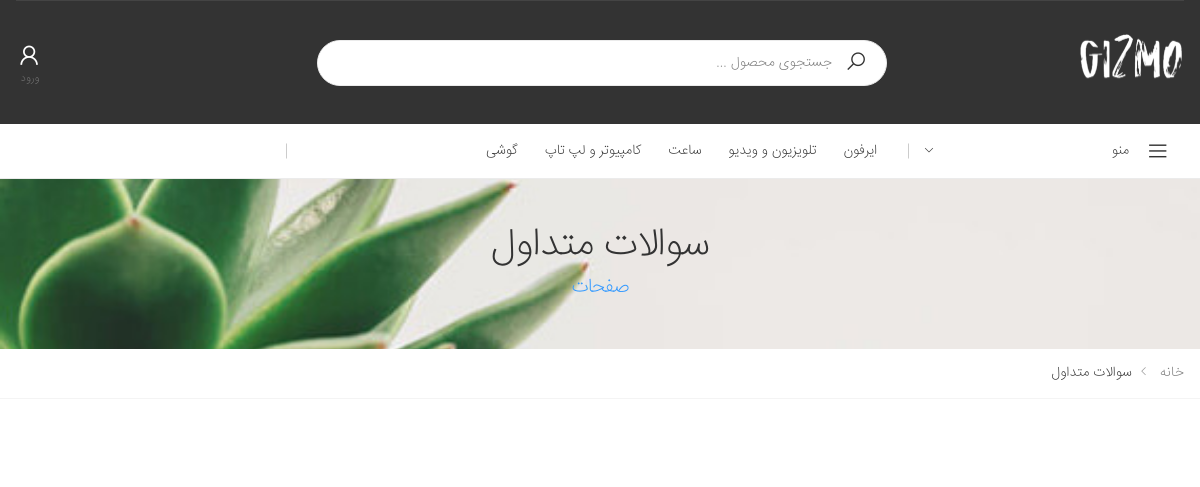
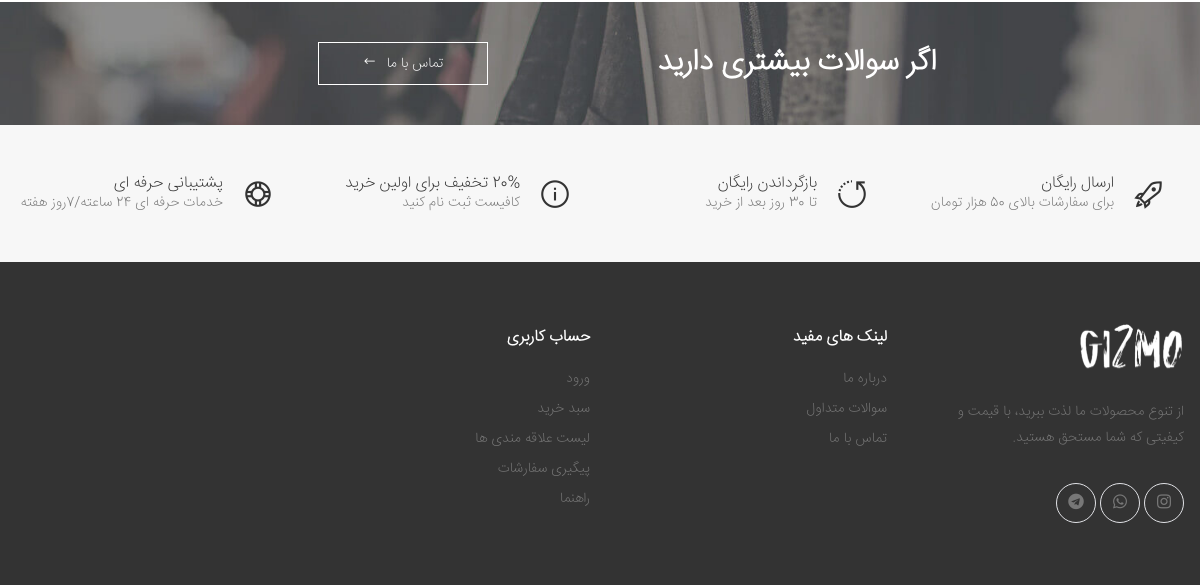
Before: /FAQ/ with the older database file (2 pictures, top to bottom).
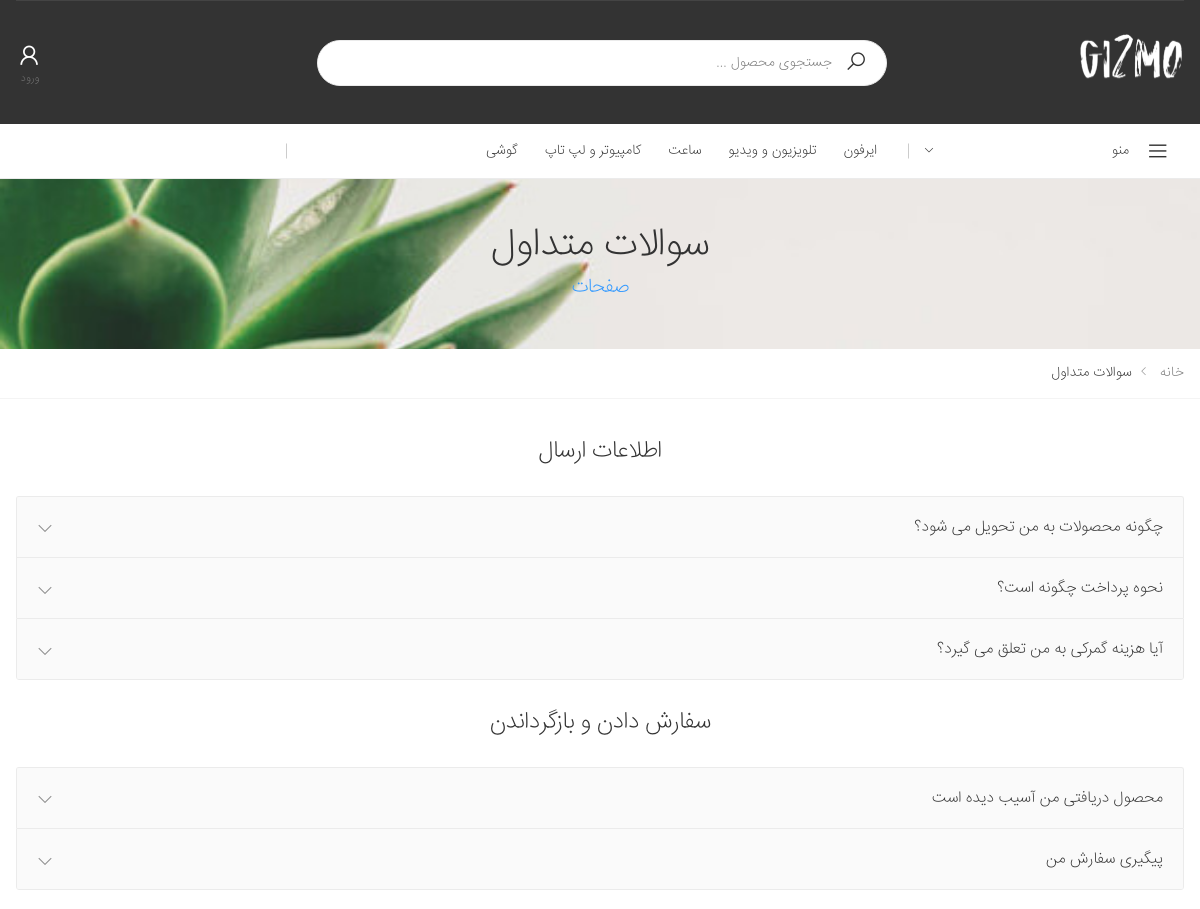
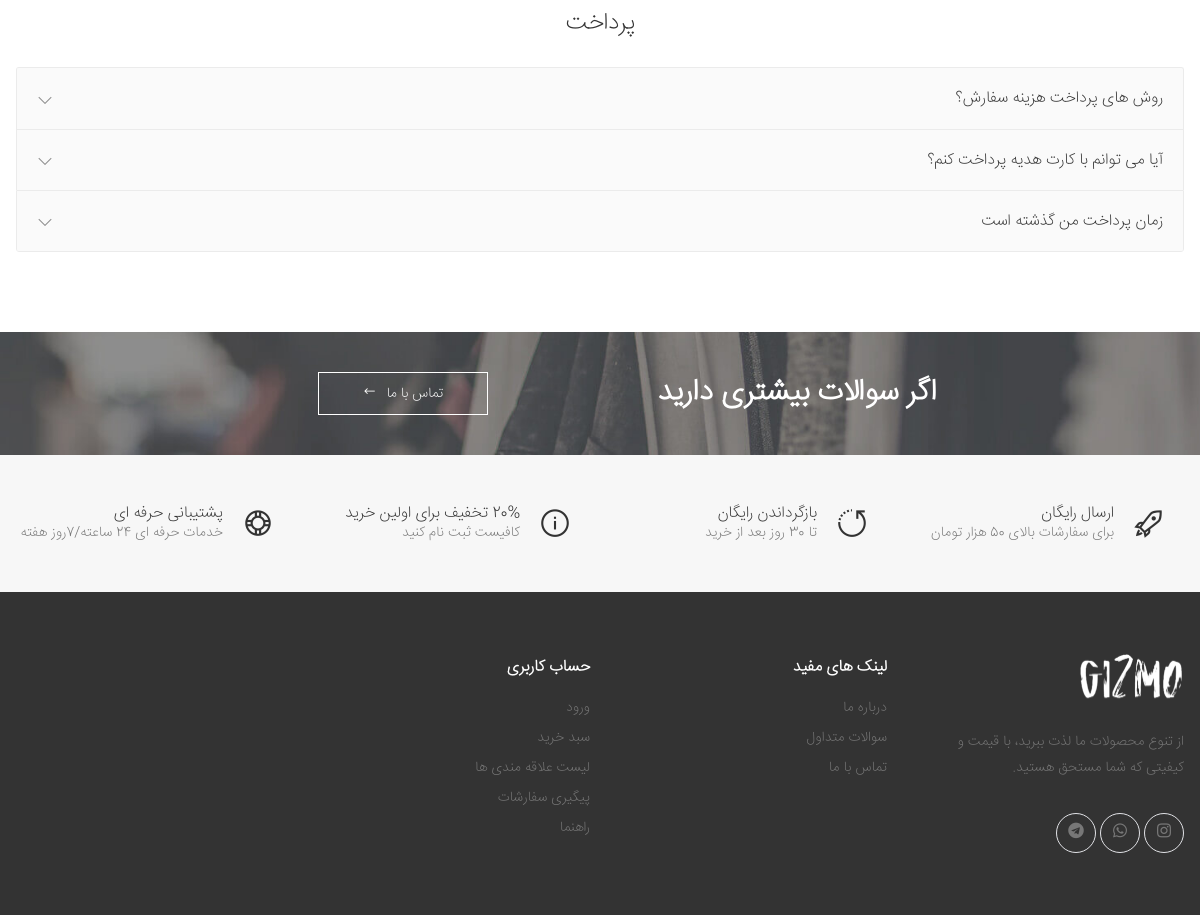
After: the same page with the newer database file (2 pictures, top to bottom).
### stuff/models.py (models this page shows, shortened)
class Category(models.Model):
    sub_category = models.ForeignKey('self',on_delete=models.CASCADE, related_name='scategory',null=True,blank=True)
    is_sub = models.BooleanField(default=False)
    name = models.CharField(max_length=200)
    slug = models.SlugField(max_length=200,unique=True)
    class Meta:
        ordering = ('name',)
        verbose_name = 'category'
        verbose_name_plural = 'categories'
    def get_absolute_url(self):
        return reverse('stuff:category_detail',args=[self.id,1])

### facades/models.py (models this page shows, shortened)
class FAQGroup(models.Model):
    bigTitle = models.CharField(max_length=100)

class FAQ(models.Model):
    group = models.ForeignKey(FAQGroup,on_delete=models.CASCADE,related_name="faqs")
    question = models.CharField(max_length=100)
    answer = models.TextField()

### facades/views.py (the view)
# urls.py: path('FAQ/',FAQ,name="FAQ"),
def FAQ(request):
    print("--------------------------")
    discounted = Product.objects.filter(available=True,discounted=True)
    news = Product.objects.filter(available=True)
    news_list = [s.id for s in news if s.is_new][0:8]
    news = news.filter(id__in=news_list)
    Categories = Category.objects.filter(is_sub=False)[0:4]
    allCategories = Category.objects.filter(is_sub=False)
    wishlistAmount = 0
    if(request.user.is_authenticated):
        wishlistAmount = request.user.wishlist.all().count()
    covers = Cover.objects.all()
    form = UserLoginForm
    cart = Cart(request)
    CartAmount = cart.get_count()
    FAQG = FAQGroup.objects.all()
    return render(request,'facades/FAQ.html',{'products':news,'productsOfDiscount':discounted,'Categories' : Categories,
    'allCategories': allCategories,'wishlistAmount':wishlistAmount,'cart':cart,'covers':covers,'form':form,"FAQG" : FAQG})

### cart/cart.py (called while the page is built)
    def get_count(self):
        return sum(1 for item in self.cart.values())

### stuff/models.py (called while the page is built)
    @property
    def is_new(self):
        return True if(timezone.now().day - self.updated.day <= 15) else False

### facades/templates/facades/FAQ.html
{% extends 'facades/base.html' %}
{% load static %}
{% block css %}
{% include 'facades/parts/css.html' %}
{% endblock %}
{% block main %}
        <main class="main">
            {% include 'facades/faqParts/banner.html' %}
            {% include 'facades/faqParts/Questions.html' %}
            {% include 'facades/faqParts/fullWidthBanner.html' %}
        </main>
{% endblock %}

### facades/templates/facades/base.html (shortened to what this page needs)
{% load static %}
<!DOCTYPE html>
<html lang="en" dir="rtl">
<head>
    <link rel="stylesheet" href="{% static 'facades/css/bootstrap.min.css' %}">
    <link rel="stylesheet" href="{% static 'facades/css/bootstrap-rtl.min.css' %}">
    <link rel="stylesheet" href="{% static 'facades/css/plugins/owl-carousel/owl.carousel.css' %}">
    <link rel="stylesheet" href="{% static 'facades/css/plugins/magnific-popup/magnific-popup.css' %}">
    {% block css %}{% endblock %}
</head>
<body>
  <div class="page-wrapper">
  {% include 'facades/parts/black_header.html' %}
  <main class="main">
  {% block main %}
  {% endblock %}
    </main>
  {% include 'facades/parts/footer.html' %}
</div>
</body>
</html>

### facades/templates/facades/parts/css.html
{% load static %}
<link rel="stylesheet" href="{% static 'facades/css/style.css' %}">

### facades/templates/facades/parts/black_header.html (shortened to what this page needs)
{% load static %}
<header class="header header-intro-clearance header-3">
    <div class="header-middle">
        <div class="container">
            <div class="header-left">
                <a href="{% url 'facades:home' %}" class="logo">
                    <img src="{% static 'facades/images/logi.png' %}" alt="Molla Logo" width="105" height="25">
                </a>
            </div>
            <div class="header-center">
                <div class="header-search header-search-extended header-search-visible d-none d-lg-block">
                    <form action="{% url 'stuff:product_search' 1 %}" method="GET">
                      <div class="header-search-wrapper search-wrapper-wide">
                        <button class="btn btn-primary" type="submit"><i class="icon-search"></i></button>
                        <input type="search" class="form-control" name="query" id="query" placeholder="جستجوی محصول ..." required>
                      </div>
                    </form>
                  </div>
            </div>
            <div class="header-right">
              {% if request.user.is_authenticated %}
              <div class="wishlist">
                            <a href="{% url 'stuff:showWishList' 1 %}" title="لیست محصولات مورد علاقه شما">
                                <div class="icon">
                                    <i class="icon-heart-o"></i>
                                    <span class="wishlist-count badge">{{wishlistAmount}}</span>
                                </div>
                                <p>مورد علاقه</p>
                            </a>
                  </div>
                <div class="dropdown cart-dropdown">
                    <a href="{% url 'cart:detail' %}" class="dropdown-toggle" role="button" data-toggle="dropdown"
                        aria-haspopup="true" aria-expanded="false" data-display="static">
                        <div class="icon">
                            <i class="icon-shopping-cart"></i>
                            <span class="cart-count">{{cart.get_count}}</span>
                        </div>
                        <p>سبد خرید</p>
                    </a>
                    <div class="dropdown-menu dropdown-menu-right">
                        <div class="dropdown-cart-products">
                            {% for item in cart %}
                            <div class="product">
                                <div class="product-cart-details">
                                    <h4 class="product-title">
                                        <a href="{{item.product.get_absolute_url}}">{{item.product}}</a>
                                    </h4>
                                    <span class="cart-product-info">
                                        <span class="cart-product-qty">{{item.quantity}} x </span>
                                        84,000 تومان
                                    </span>
                                </div>
                                <figure class="product-image-container">
                                    <a href="{{item.product.get_absolute_url}}" class="product-image">
                                        <img src="{{item.product.image.url}}" alt="product">
                                    </a>
                                </figure>
                                <a href="{% url 'cart:cart_remove' item.product.id %}" class="btn-remove" title="حذف محصول"><i class="icon-close"></i></a>
                            </div>
                            {% endfor %}
                        </div>
                        <div class="dropdown-cart-total">
                            <span>مجموع</span>
                            <span class="cart-total-price">{{cart.get_total_price}} تومان</span>
                        </div>
                        <div class="dropdown-cart-action">
                            <a href="{% url 'cart:detail' %}" class="btn btn-primary">مشاهده سبد خرید</a>
                            <a href="checkout.html" class="btn btn-outline-primary-2"><span>پرداخت</span><i
                                    class="icon-long-arrow-left"></i></a>
                        </div>
                    </div>
                </div>
              {% else %}
              <div class="wishlist">
                  <a href="#signin-modal" data-toggle="modal" title="Login">
                      <div class="icon">
                          <i class="icon-user"></i>
                      </div>
                      <p>ورود</p>
                  </a>
              </div>
                {% endif %}
            </div>
        </div>
    </div>
    <div class="header-bottom sticky-header">
        <div class="container">
            <div class="header-left">
                <div class="dropdown category-dropdown">
                    <a href="#" class="dropdown-toggle" role="button" data-toggle="dropdown"
                        aria-haspopup="true" aria-expanded="false" data-display="static"
                        title="دسته بندی فروشگاه">
                        منو <i class="icon-angle-down"></i>
                    </a>
                </div>
            </div>
            <div class="header-center">
                <nav class="main-nav">
                    <ul class="menu sf-arrows">
                        {% for cat in allCategories %}
                        <li>
                            <a href="{{cat.get_absolute_url}}">{{cat.name}}</a>
                        </li>
                        {% endfor %}
                    </ul>
                </nav>
            </div>
            <div class="header-right">
            </div>
        </div>
    </div>
</header>

### facades/templates/facades/faqParts/banner.html
{% load static %}
<div class="page-header text-center" style="background-image: url({% static 'facades/images/banners/banner-1.jpg' %})">
    <div class="container">
        <h1 class="page-title">سوالات متداول<span>صفحات</span></h1>
    </div>
</div>
<nav aria-label="breadcrumb" class="breadcrumb-nav">
    <div class="container">
        <ol class="breadcrumb">
            <li class="breadcrumb-item"><a href="{% url 'facades:home' %}">خانه</a></li>
            <li class="breadcrumb-item active" aria-current="page">سوالات متداول</li>
        </ol>
    </div>
</nav>

### facades/templates/facades/faqParts/Questions.html (shortened to what this page needs)
{% load static %}
<div class="page-content">
    <div class="container">
        {% for group in FAQG %}
        <h2 class="title text-center mb-3">{{group.bigTitle}}</h2>
        <div class="accordion accordion-rounded" id="accordion-1">
            {% for faq in group.faqs.all %}
            <div class="card card-box card-sm bg-light">
                <div class="card-header" id="heading-2">
                    <h2 class="card-title">
                        <a class="collapsed" role="button" data-toggle="collapse" href="#collapse-{{faq.id}}"
                            aria-expanded="false" aria-controls="collapse-2">
                            {{faq.question}}
                        </a>
                    </h2>
                </div>
            </div>
            {% endfor %}
        </div>
        {% endfor %}
    </div>
</div>

### facades/templates/facades/faqParts/fullWidthBanner.html
{% load static %}
<div class="cta cta-display bg-image pt-4 pb-4"
                style="background-image: url({% static 'facades/images/cta/bg-7.jpg' %});">
                <div class="container">
                    <div class="row justify-content-center">
                        <div class="col-md-10 col-lg-9 col-xl-7">
                            <div class="row no-gutters flex-column flex-sm-row align-items-sm-center">
                                <div class="col-8">
                                    <h3 class="cta-title text-white text-right">اگر سوالات بیشتری دارید</h3>
                                </div>
                                <div class="col-auto">
                                    <a href="{% url 'facades:contact' %}" class="btn btn-outline-white"><span>تماس با ما</span><i
                                            class="icon-long-arrow-left"></i></a>
                                </div>
                            </div>
                        </div>
                    </div>
                </div>
            </div>

### facades/templates/facades/parts/sur.html (shortened to what this page needs)
{% load static %}

### facades/templates/facades/parts/footer.html (shortened to what this page needs)
{% load static %}
<footer class="footer footer-dark">
    {% include 'facades/parts/slogans.html' %}
    <div class="footer-middle">
        <div class="container">
            <div class="row">
                <div class="col-sm-6 col-lg-3">
                    <div class="widget widget-about">
                        <img src="{% static 'facades/images/logi.png' %}" class="footer-logo" alt="Footer Logo"
                            width="105" height="25">
                        <p>از تنوع محصولات ما لذت ببرید، با قیمت و کیفیتی که شما مستحق هستید.</p>
                        <div class="social-icons">
                            <a href="#" class="social-icon" title="اینستاگرام" target="_blank"><i
                                  class="icon-instagram"></i></a>
                            <a href="#" class="social-icon" title="واتساپ" target="_blank"><i
                                    class="icon-whatsapp"></i></a>
                            <a href="#" class="social-icon" title="تلگرام" target="_blank"><i
                                    class="icon-telegram"></i></a>
                        </div>
                    </div>
                </div>
                <div class="col-sm-6 col-lg-3">
                    <div class="widget">
                        <h4 class="widget-title">لینک های مفید</h4>
                        <ul class="widget-list">
                            <li><a href="{% url 'facades:aboutUs' %}">درباره ما</a></li>
                            <li><a href="{% url 'facades:FAQ' %}">سوالات متداول</a></li>
                            <li><a href="{% url 'facades:contact' %}">تماس با ما</a></li>
                        </ul>
                    </div>
                </div>
                <div class="col-sm-6 col-lg-3">
                    <div class="widget">
                        <h4 class="widget-title">حساب کاربری</h4>
                        <ul class="widget-list">
                            <li><a href="#">ورود</a></li>
                            <li><a href="cart.html">سبد خرید</a></li>
                            <li><a href="#">لیست علاقه مندی ها</a></li>
                            <li><a href="#">پیگیری سفارشات</a></li>
                            <li><a href="#">راهنما</a></li>
                        </ul>
                    </div>
                </div>
            </div>
        </div>
    </div>
</footer>

### facades/templates/facades/parts/slogans.html
<div class="icon-boxes-container">
      <div class="container">
          <div class="row">
              <div class="col-sm-6 col-lg-3">
                  <div class="icon-box icon-box-side">
                      <span class="icon-box-icon">
                          <i class="icon-rocket"></i>
                      </span>
                      <div class="icon-box-content">
                          <h3 class="icon-box-title">ارسال رایگان</h3>
                          <p>برای سفارشات بالای 50 هزار تومان</p>
                      </div>
                  </div>
              </div>
              <div class="col-sm-6 col-lg-3">
                  <div class="icon-box icon-box-side">
                      <span class="icon-box-icon">
                          <i class="icon-rotate-left"></i>
                      </span>
                      <div class="icon-box-content">
                          <h3 class="icon-box-title">بازگرداندن رایگان</h3>
                          <p>تا 30 روز بعد از خرید</p>
                      </div>
                  </div>
              </div>
              <div class="col-sm-6 col-lg-3">
                  <div class="icon-box icon-box-side">
                      <span class="icon-box-icon">
                          <i class="icon-info-circle"></i>
                      </span>
                      <div class="icon-box-content">
                          <h3 class="icon-box-title">20% تخفیف برای اولین خرید</h3>
                          <p>کافیست ثبت نام کنید</p>
                      </div>
                  </div>
              </div>
              <div class="col-sm-6 col-lg-3">
                  <div class="icon-box icon-box-side">
                      <span class="icon-box-icon">
                          <i class="icon-life-ring"></i>
                      </span>
                      <div class="icon-box-content">
                          <h3 class="icon-box-title">پشتیبانی حرفه ای</h3>
                          <p>خدمات حرفه ای 24 ساعته/7روز هفته</p>
                      </div>
                  </div>
              </div>
          </div>
      </div>
  </div>

### facades/templates/facades/parts/mobile.html (shortened to what this page needs)
{% load static %}

Changed rows visible on the page:
added FAQGroup: bigTitle "اطلاعات ارسال"
added FAQ: question "چگونه محصولات به من تحویل می شود؟", shown under "اطلاعات ارسال"
added FAQ: question "نحوه پرداخت چگونه است؟", shown under "اطلاعات ارسال"
added FAQ: question "آیا هزینه گمرکی به من تعلق می گیرد؟", shown under "اطلاعات ارسال"
added FAQGroup: bigTitle "سفارش دادن و بازگرداندن"
added FAQ: question "محصول دریافتی من آسیب دیده است", shown under "سفارش دادن و بازگرداندن"
added FAQ: question "پیگیری سفارش من", shown under "سفارش دادن و بازگرداندن"
added FAQGroup: bigTitle "پرداخت"
added FAQ: question "روش های پرداخت هزینه سفارش؟", shown under "پرداخت"
added FAQ: question "آیا می توانم با کارت هدیه پرداخت کنم؟", shown under "پرداخت"
added FAQ: question "زمان پرداخت من گذشته است", shown under "پرداخت"
